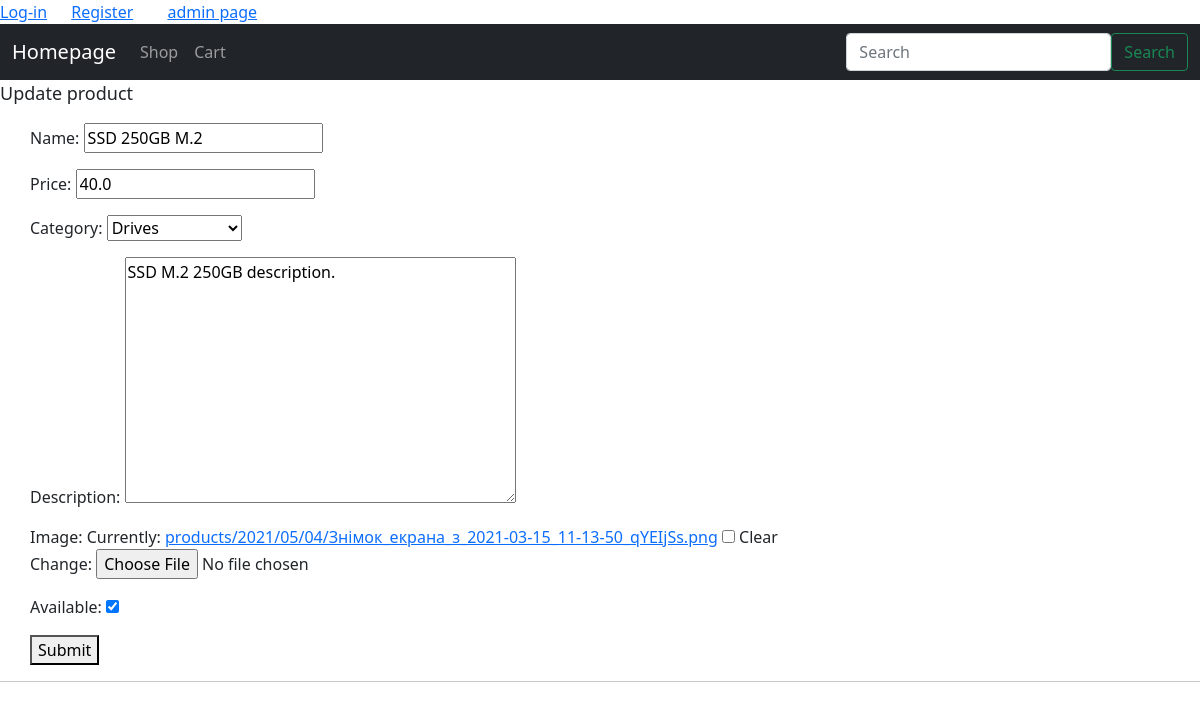
The page /shop/product/2/update on the database its author committed.
### shop/models.py (models this page shows, shortened)
class Product(models.Model):
    name = models.CharField(max_length=200, db_index=True)
    slug = models.SlugField(max_length=200, db_index=True,
                            unique=True, default="test-slug")
    price = models.FloatField(null=True)
    category = models.ForeignKey(
        Category, related_name='products', on_delete=models.CASCADE)
    description = models.TextField(max_length=1000, null=True, blank=True)
    image = models.ImageField(upload_to='products/%Y/%m/%d', blank=True)
    available = models.BooleanField(default=True)
    date_created = models.DateTimeField(default=datetime.now, null=True)
    date_updated = models.DateTimeField(auto_now=True)
    class Meta:
        ordering = ('name', )

class Category(models.Model):
    name = models.CharField(max_length=200, db_index=True)
    slug = models.SlugField(max_length=200, unique=True)
    class Meta:
        ordering = ('name', )
        verbose_name = 'category'
        verbose_name_plural = 'categories'
    def __str__(self):
        return self.name

### shop/views.py (the view)
# urls.py: path('product/<int:pk>/update', views.ProductUpdateView.as_view(), name='product-update'),
class ProductUpdateView(UpdateView):
    model = models.Product
    fields = ['name', 'price', 'category', 'description', 'image', 'available']
    template_name = 'shop/product-form.html'
    success_url = 'shop:shop'
    def get_context_data(self, **kwargs):
        context = super().get_context_data(**kwargs)
        context['info'] = 'update'
        return context

### templates/shop/product-form.html (shortened to what this page needs)
{% extends "index.html" %}
{% load static %}
{% block content %}
{% include "shop/shop_header.html" %}
    <div>
      {% if info == 'create' %}
      <p style="font-size: large;">Create product</p>
      {% else %}
      <p style="font-size: large;">Update product</p>
      {% endif %}
      <form enctype="multipart/form-data" method="post" style="margin-left: 30px">
        {{ form.as_p }}
        <button type="submit">Submit</button>
      </form>
    </div>
    <hr>
{% endblock content %}

### rows shown on the page
Product: name "SSD 250GB M.2", price "40.0", category "Drives", description "SSD M.2 250GB description.", available "☑"
